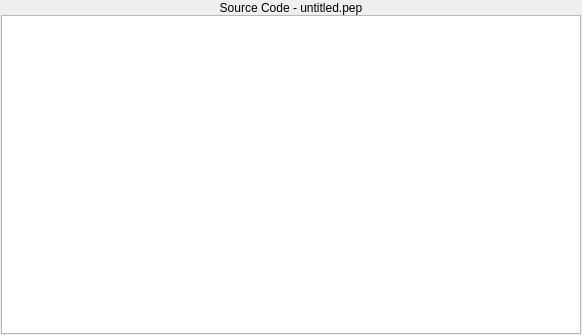
<?xml version="1.0" encoding="UTF-8"?>
<ui version="4.0">
 <class>SourceCodePane</class>
 <widget class="QWidget" name="SourceCodePane">
  <property name="geometry">
   <rect>
    <x>0</x>
    <y>0</y>
    <width>582</width>
    <height>335</height>
   </rect>
  </property>
  <property name="sizePolicy">
   <sizepolicy hsizetype="Preferred" vsizetype="Preferred">
    <horstretch>0</horstretch>
    <verstretch>0</verstretch>
   </sizepolicy>
  </property>
  <property name="windowTitle">
   <string>Form</string>
  </property>
  <layout class="QVBoxLayout">
   <property name="margin">
    <number>1</number>
   </property>
   <item>
    <layout class="QVBoxLayout">
     <property name="spacing">
      <number>0</number>
     </property>
     <item>
      <widget class="QLabel" name="label">
       <property name="palette">
        <palette>
         <active>
          <colorrole role="Base">
           <brush brushstyle="SolidPattern">
            <color alpha="255">
             <red>255</red>
             <green>255</green>
             <blue>255</blue>
            </color>
           </brush>
          </colorrole>
          <colorrole role="Window">
           <brush brushstyle="SolidPattern">
            <color alpha="255">
             <red>104</red>
             <green>173</green>
             <blue>245</blue>
            </color>
           </brush>
          </colorrole>
         </active>
         <inactive>
          <colorrole role="Base">
           <brush brushstyle="SolidPattern">
            <color alpha="255">
             <red>255</red>
             <green>255</green>
             <blue>255</blue>
            </color>
           </brush>
          </colorrole>
          <colorrole role="Window">
           <brush brushstyle="SolidPattern">
            <color alpha="255">
             <red>104</red>
             <green>173</green>
             <blue>245</blue>
            </color>
           </brush>
          </colorrole>
         </inactive>
         <disabled>
          <colorrole role="Base">
           <brush brushstyle="SolidPattern">
            <color alpha="255">
             <red>104</red>
             <green>173</green>
             <blue>245</blue>
            </color>
           </brush>
          </colorrole>
          <colorrole role="Window">
           <brush brushstyle="SolidPattern">
            <color alpha="255">
             <red>104</red>
             <green>173</green>
             <blue>245</blue>
            </color>
           </brush>
          </colorrole>
         </disabled>
        </palette>
       </property>
       <property name="mouseTracking">
        <bool>false</bool>
       </property>
       <property name="frameShape">
        <enum>QFrame::Panel</enum>
       </property>
       <property name="frameShadow">
        <enum>QFrame::Plain</enum>
       </property>
       <property name="lineWidth">
        <number>0</number>
       </property>
       <property name="text">
        <string>Source Code - untitled.pep</string>
       </property>
       <property name="alignment">
        <set>Qt::AlignCenter</set>
       </property>
      </widget>
     </item>
     <item>
      <widget class="QTextEdit" name="textEdit">
       <property name="sizePolicy">
        <sizepolicy hsizetype="Preferred" vsizetype="Expanding">
         <horstretch>0</horstretch>
         <verstretch>0</verstretch>
        </sizepolicy>
       </property>
       <property name="font">
        <font>
         <family>Courier</family>
         <pointsize>12</pointsize>
         <weight>50</weight>
         <italic>false</italic>
         <bold>false</bold>
         <underline>false</underline>
         <strikeout>false</strikeout>
         <kerning>false</kerning>
        </font>
       </property>
       <property name="lineWrapMode">
        <enum>QTextEdit::NoWrap</enum>
       </property>
      </widget>
     </item>
    </layout>
   </item>
  </layout>
 </widget>
 <resources/>
 <connections/>
</ui>
